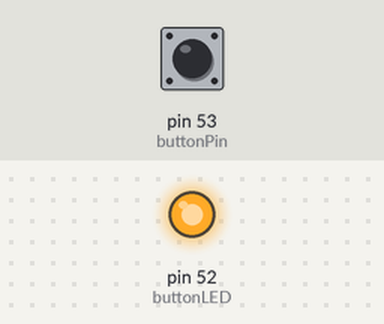
A sketch run on a simulated Arduino Mega 2560, built with avr-gcc and run on an emulated ATmega2560. On the bench: output pins drawn as LEDs (lit = HIGH). Inputs (shaded band) come from the test bench; at power-on: pin 53 (buttonPin) HIGH.

Above: at 1.2 s.
1.3 s: pin 53 (buttonPin) pulled LOW for 0.15 s
At 1.37 s:
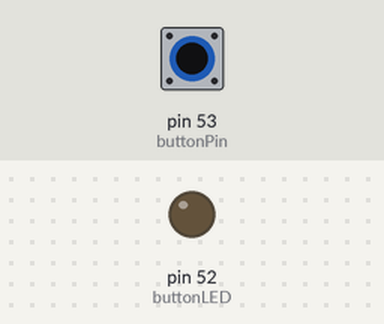
7.9 s: pin 53 (buttonPin) pulled LOW for 3.2 s
At 12.1 s:
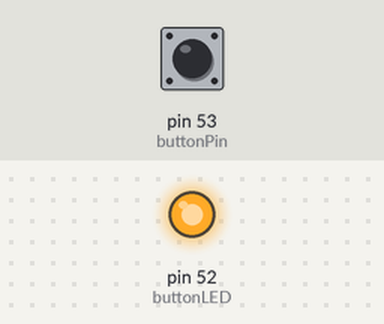
Timing chart, 0 to 13.6 s (numbered marks = the images above; inputs shaded):
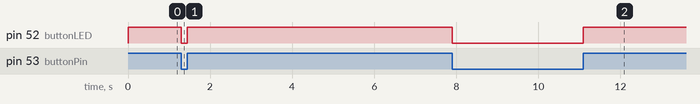

The sketch:

BOATLAB_DOandPHsampling_andButton.ino
```cpp
//This code was written to be easy to understand.
//Code efficiency was not considered.
//Modify this code as you see fit.
//This code will output data to the Arduino serial monitor.
//Type commands into the Arduino serial monitor to control the DO circuit.
//This code was written in the Arduino 1.6.5 IDE
//An Arduino Mega was used to test this code.


String inputstring = "";                              //a string to hold incoming data from the PC
String sensorstring = "";                             //a string to hold the data from the Atlas Scientific product
boolean input_string_complete = false;                //have we received all the data from the PC
boolean sensor_string_complete = false;               //have we received all the data from the Atlas Scientific product
float DO;                                             //used to hold a floating point number that is the DO
String inputstringPH = "";                              //a string to hold incoming data from the PC
String sensorstringPH= "";                             //a string to hold the data from the Atlas Scientific product
boolean input_string_completePH= false;                //have we received all the data from the PC
boolean sensor_string_completePH= false;               //have we received all the data from the Atlas Scientific product
float pH;                                             //used to hold a floating point number that is the pH


///Button
// set pin numbers:
const int buttonPin = 53;     // the number of the pushbutton pin
const int buttonLED =  52;      // the number of the LED pin
int buttonState = 0;         // variable for reading the pushbutton status


void setup() {                                        //set up the hardware
  Serial.begin(9600);                                 //set baud rate for the hardware serial port_0 to 9600
  Serial1.begin(9600);                                //set baud rate for software serial port_3 to 9600
  inputstring.reserve(10);                            //set aside some bytes for receiving data from the PC
  sensorstring.reserve(30);                           //set aside some bytes for receiving data from Atlas Scientific product

  Serial2.begin(9600);                                //set baud rate for software serial port_3 to 9600
  inputstringPH.reserve(10);                            //set aside some bytes for receiving data from the PC
  sensorstringPH.reserve(30);                           //set aside some bytes for receiving data from Atlas Scientific product

  ///buttons

    // initialize the LED pin as an output:
  pinMode(buttonLED, OUTPUT);
  // initialize the pushbutton pin as an input:
  pinMode(buttonPin, INPUT_PULLUP);

}

void serialEvent() {                                  //if the hardware serial port_0 receives a char
  inputstring = Serial.readStringUntil(13);           //read the string until we see a <CR>
  input_string_complete = true;                       //set the flag used to tell if we have received a completed string from the PC
}


void serialEvent1() {                                 //if the hardware serial port_3 receives a char
  sensorstring = Serial1.readStringUntil(13);         //read the string until we see a <CR>
  sensor_string_complete = true;                      //set the flag used to tell if we have received a completed string from the PC
}

void serialEvent2() {                                 //if the hardware serial port_3 receives a char
  sensorstringPH= Serial2.readStringUntil(13);         //read the string until we see a <CR>
  sensor_string_completePH= true;                      //set the flag used to tell if we have received a completed string from the PC
}


void loop() {                                         //here we go...

checkButton();


processDO();
processPH();

 // Serial.println("  || endofreadings ||");

}


void checkButton(){
  // read the state of the pushbutton value:
  buttonState = digitalRead(buttonPin);
    if (buttonState == LOW) {
    // turn LED on:
    digitalWrite(buttonLED, LOW);
  } else {
    // turn LED off:
    digitalWrite(buttonLED, HIGH);
  }

}

void processDO(){
if (input_string_complete == true) {                //if a string from the PC has been received in its entirety
    Serial1.print(inputstring);                       //send that string to the Atlas Scientific product
    Serial1.print('\r');                              //add a <CR> to the end of the string
    inputstring = "";                                 //clear the string
    input_string_complete = false;                    //reset the flag used to tell if we have received a completed string from the PC
  }


  if (sensor_string_complete == true) {               //if a string from the Atlas Scientific product has been received in its entirety
    Serial.print("Dissolved Oxygen: ");
    Serial.print(sensorstring);                     //send that string to the PC's serial monitor
    if (isdigit(sensorstring[0])) {                   //if the first character in the string is a digit
      DO = sensorstring.toFloat();                    //convert the string to a floating point number so it can be evaluated by the Arduino
      if (DO >= 6.0) {                                //if the DO is greater than or equal to 6.0
        Serial.print("  (high)");                       //print "high" this is demonstrating that the Arduino is evaluating the DO as a number and not as a string
      }
      if (DO <= 5.99) {                               //if the DO is less than or equal to 5.99
        Serial.print("  (low)   |  ");                        //print "low" this is demonstrating that the Arduino is evaluating the DO as a number and not as a string
      }
    }
  }
  sensorstring = "";                                  //clear the string:
  sensor_string_complete = false;                     //reset the flag used to tell if we have received a completed string from the Atlas Scientific product


}

void processPH(){

    if (input_string_completePH== true) {                //if a string from the PC has been received in its entirety
    Serial2.print(inputstringPH);                       //send that string to the Atlas Scientific product
    Serial2.print('\r');                              //add a <CR> to the end of the string
    inputstringPH = "";                                 //clear the string
    input_string_completePH= false;                    //reset the flag used to tell if we have received a completed string from the PC
  }
  if (sensor_string_completePH== true) {               //if a string from the Atlas Scientific product has been received in its entirety
       Serial.print("PH: ");

    Serial.print(sensorstringPH);                     //send that string to the PC's serial monitor
    if (isdigit(sensorstringPH[0])) {                   //if the first character in the string is a digit
      pH = sensorstringPH.toFloat();                    //convert the string to a floating point number so it can be evaluated by the Arduino
      if (pH >= 7.0) {                                //if the pH is greater than or equal to 7.0
        Serial.println("  (high)");                       //print "high" this is demonstrating that the Arduino is evaluating the pH as a number and not as a string
      }
      if (pH <= 6.99) {                               //if the pH is less than or equal to 6.99
        Serial.println("   (low)");                        //print "low" this is demonstrating that the Arduino is evaluating the pH as a number and not as a string
      }
    }
  }
  sensorstringPH= "";                                  //clear the string:
  sensor_string_completePH= false;                     //reset the flag used to tell if we have received a completed string from the Atlas Scientific product

}
```

Measured:
- after the input at 1.3 s, pin 52 (buttonLED): HIGH → LOW at once, → HIGH 0.15 s later
- after the input at 7.9 s, pin 52 (buttonLED): HIGH → LOW at once, → HIGH 3.2 s later
